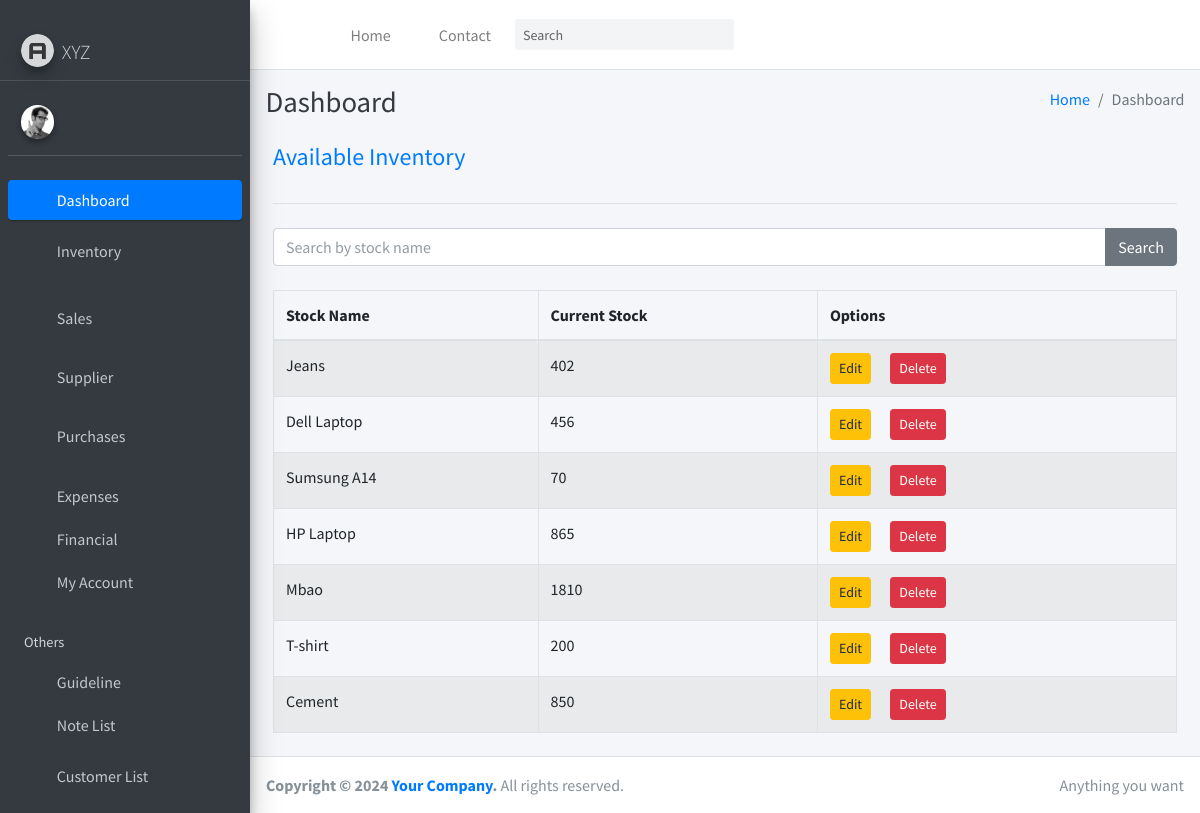
Screenshot of /inventory/ with the database file from the repository.
### inventory/models.py (models this page shows, shortened)
class Stock(models.Model):
    id = models.AutoField(primary_key=True)
    name = models.CharField(max_length=30, unique=True, verbose_name='Name')
    quantity = models.IntegerField(default=1)
    is_deleted = models.BooleanField(default=False)

### inventory/views.py (the view)
# urls.py: path('', views.StockListView.as_view(), name='inventory'),
class StockListView(FilterView):
    filterset_class = StockFilter
    queryset = Stock.objects.filter(is_deleted=False)
    template_name = 'inventory.html'
    paginate_by = 10

### inventory/templates/inventory.html (shortened to what this page needs)
{% extends "base.html" %}
{% load widget_tweaks %}
{% block content %}
    <div class="container">
        <div class="row mb-4">
            <div class="col-md-8">
                <h4 class="text-primary">Available Inventory</h4>
            </div>
            <div class="col-md-4 text-md-right">
            </div>
        </div>
        <div class="border-bottom mb-4"></div>
        <form method="get" class="mb-4">
            <div class="input-group">
                {% render_field filter.form.name class="form-control" placeholder="Search by stock name" %}
                <div class="input-group-append">
                    <button type="submit" class="btn btn-secondary">Search</button>
                </div>
            </div>
        </form>
        <div class="table-responsive">
            <table class="table table-striped table-bordered">
                <thead class="thead-gray">
                    <tr>
                        <th>Stock Name</th>
                        <th>Current Stock</th>
                        <th>Options</th>
                    </tr>
                </thead>
                {% if object_list %}
                <tbody>
                    {% for stock in object_list %}
                    <tr>
                        <td>{{ stock.name }}</td>
                        <td>{{ stock.quantity }}</td>
                        <td>
                                <a href="{% url 'inventory:edit-stock' stock.pk %}" class="btn btn-warning btn-sm">Edit</a>
                                <a href="{% url 'inventory:delete-stock' stock.pk %}" class="btn btn-danger btn-sm mx-3">Delete</a>
                        </td>
                    </tr>
                    {% endfor %}
                </tbody>
                {% else %}
                <tbody>
                    <tr>
                        <td colspan="3" class="text-center text-muted">No inventory items found</td>
                    </tr>
                </tbody>
                {% endif %}
            </table>
        </div>
    </div>
{% endblock content %}

### homepage/templates/base.html (shortened to what this page needs)
<!DOCTYPE html>
{% load static %}
<html>
<head>
  <link rel="stylesheet" href="{% static 'assets/plugins/fontawesome-free/css/all.min.css' %}">
  <link rel="stylesheet" href="{% static 'https://code.ionicframework.com/ionicons/2.0.1/css/ionicons.min.css' %}">
  <link rel="stylesheet" href="{% static 'assets/plugins/tempusdominus-bootstrap-4/css/tempusdominus-bootstrap-4.min.css' %}">
  <link rel="stylesheet" href="{% static 'assets/plugins/icheck-bootstrap/icheck-bootstrap.min.css' %}">
  <link rel="stylesheet" href="{% static 'assets/plugins/jqvmap/jqvmap.min.css' %}">
  <link rel="stylesheet" href="{% static 'assets/dist/css/adminlte.min.css' %}">
  <link rel="stylesheet" href="{% static 'assets/plugins/overlayScrollbars/css/OverlayScrollbars.min.css' %}">
  <link rel="stylesheet" href="{% static 'assets/plugins/daterangepicker/daterangepicker.css' %}">
  <link rel="stylesheet" href="{% static 'assets/plugins/summernote/summernote-bs4.css' %}">
</head>
<body class="hold-transition sidebar-mini layout-fixed">
<div class="wrapper">
<nav class="main-header navbar navbar-expand navbar-white navbar-light custom-navbar">
  <ul class="navbar-nav">
      <li class="nav-item">
          <a class="nav-link" data-widget="pushmenu" href="#" role="button"><i class="fas fa-bars"></i></a>
      </li>
      <li class="nav-item d-none d-sm-inline-block">
          <a href="{% url 'home' %}" class="nav-link">Home</a>
      </li>
      <li class="nav-item d-none d-sm-inline-block">
          <a href="#" class="nav-link">Contact</a>
      </li>
  </ul>
  <form class="form-inline mx-auto">
      <div class="input-group input-group-sm">
          <input class="form-control form-control-navbar" type="search" placeholder="Search" aria-label="Search">
          <div class="input-group-append">
              <button class="btn btn-navbar" type="submit">
                  <i class="fas fa-search"></i>
              </button>
          </div>
      </div>
  </form>
  <ul class="navbar-nav ml-auto">
      <li class="nav-item dropdown">
          <a class="nav-link" data-toggle="dropdown" href="#">
          </a>
      </li>
  </ul>
</nav>
  <aside class="main-sidebar sidebar-dark-primary elevation-4 pt-4 mb-4">
    <a href="{% url 'home' %}" class="brand-link">
      <img src="{% static 'assets/dist/img/AdminLTELogo.png' %}" alt="AdminLTE Logo" class="brand-image img-circle elevation-3"
           style="opacity: .8">
      <span class="brand-text font-weight-light">XYZ</span>
    </a>
    <div class="sidebar">
      <div class="user-panel mt-4 pb-3 mb-4 d-flex">
        <div class="image">
          <img src="{% static 'assets/dist/img/user2-160x160.jpg' %}" class="img-circle elevation-2" alt="User Image">
        </div>
        <div class="info">
        </div>
      </div>
      <nav class="mt-2">
        <ul class="nav nav-pills nav-sidebar flex-column" data-widget="treeview" role="menu" data-accordion="false">
          <li class="nav-item has-treeview menu-open pb-2">
            <a href="{% url 'home' %}"  class="nav-link active">
              <i class="nav-icon fas fa-tachometer-alt"></i>
              <p>
                Dashboard
              </p>
            </a>
          </li>
          <li class="nav-item has-treeview">
            <a href="#" class="nav-link">
                <i class="nav-icon fas fa-warehouse"></i>
                <p>
                    Inventory
                    <i class="fas fa-angle-left right"></i>
                </p>
            </a>
        </li>
          <li class="nav-item has-treeview pt-4">
            <a href="#" class="nav-link">
                <i class="nav-icon fas fa-cash-register"></i>
                <p>
                    Sales
                    <i class="fas fa-angle-left right"></i>
                </p>
            </a>
        </li>
        <li class="nav-item has-treeview pt-3">
          <a href="#" class="nav-link">
            <i class="nav-icon far fa-plus-square"></i>
            <p>
              Supplier
              <i class="fas fa-angle-left right"></i>
            </p>
          </a>
        <li class="nav-item has-treeview pt-3">
          <a href="#" class="nav-link">
              <i class="nav-icon fas fa-shopping-cart"></i>
              <p>
                  Purchases
                  <i class="fas fa-angle-left right"></i>
              </p>
          </a>
      </li>
      <li class="nav-item has-treeview pt-3">
        <a href="#" class="nav-link">
            <i class="nav-icon fas fa-dollar-sign"></i>
            <p>
                Expenses
                <i class="fas fa-angle-left right"></i>
            </p>
        </a>
    </li>
    <li class="nav-item has-treeview">
      <a href="#" class="nav-link">
        <i class="nav-icon far fa-envelope"></i>
        <p>
          Financial
          <i class="fas fa-angle-left right"></i>
        </p>
      </a>
              </li>
              <li class="nav-item has-treeview">
                <a href="#" class="nav-link">
                  <i class="nav-icon far fa-plus-square"></i>
                  <p>
                    My Account
                    <i class="fas fa-angle-left right"></i>
                  </p>
                </a>
              </li>
              <li class="nav-header">Others</li>
              <li class="nav-item">
                <a href="{% url 'inventory:guide' %}" class="nav-link">
                  <i class="nav-icon fas fa-file"></i>
                  <p>Guideline</p>
                </a>
              </li>
              <li class="nav-item pb-2">
                <a href="{% url 'note-list' %}" class="nav-link">
                    <i class="nav-icon fas fa-list-ul"></i>
                    <p>Note List</p>
                </a>
            </li>
            <li class="nav-item pb-2">
              <a href="{% url 'customer-list' %}" class="nav-link">
                  <i class="nav-icon fas fa-users"></i>
                  <p>Customer List</p>
              </a>
          </li>
          <li class="nav-item pb-2">
            <a href="{% url 'product-list' %}" class="nav-link">
            </a>
        </li>
            </ul>
          </nav>
        </div>
      </aside>
  <div class="content-wrapper">
    <div class="content-header">
      <div class="container-fluid">
        <div class="row mb-2">
          <div class="col-sm-6">
            <h1 class="m-0 text-dark">{% block page_title %}Dashboard{% endblock %}</h1>
          </div>
          <div class="col-sm-6">
            <ol class="breadcrumb float-sm-right">
              <li class="breadcrumb-item"><a href="#">Home</a></li>
              <li class="breadcrumb-item active">{% block breadcrumb %}Dashboard{% endblock %}</li>
            </ol>
          </div>
        </div>
      </div>
    </div>
    <div class="content">
      <div class="container-fluid">
        {% block content %}{% endblock %}
      </div>
    </div>
  </div>
  <footer class="main-footer">
    <div class="float-right d-none d-sm-inline">
      Anything you want
    </div>
    <strong>Copyright &copy; 2024 <a href="#">Your Company</a>.</strong> All rights reserved.
  </footer>
</div>
</body>
</html>

### homepage/templates/base.html (style rules this page uses)
.custom-navbar { height: 70px; padding: 0 1rem; }
.custom-navbar .navbar-nav .nav-link { margin: 0 0.5rem; }
.custom-navbar .form-inline { width: 100%; }
.nav-link .nav-icon { color: #28a745; transition: color 0.3s ease; }
.nav-link.active .nav-icon { color:#007bff; }

### rows the page displays
Stock: name "Jeans", quantity "402"
Stock: name "Dell Laptop", quantity "456"
Stock: name "Sumsung A14", quantity "70"
Stock: name "HP Laptop", quantity "865"
Stock: name "Mbao", quantity "1810"
Stock: name "T-shirt", quantity "200"
Stock: name "Cement", quantity "850"
